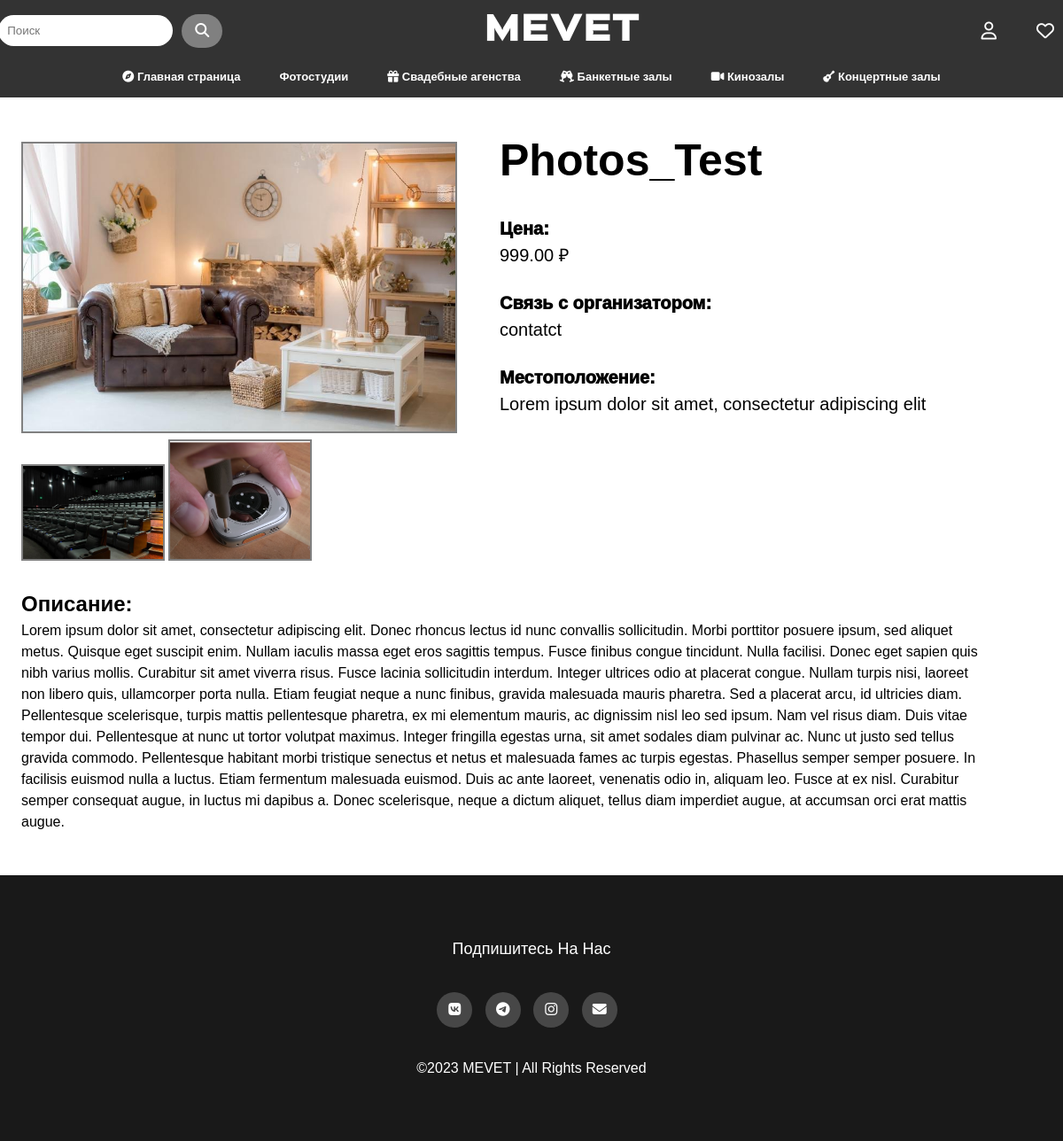
Page /kino/14/ on the committed database.
### rental_ads/models.py (models this page shows, shortened)
class Rental(models.Model):
    category = models.ForeignKey(Category, on_delete=models.CASCADE)
    title = models.CharField(max_length=200)
    description = models.TextField()
    address = models.CharField(max_length=200)
    price = models.DecimalField(max_digits=10, decimal_places=2)
    contact = models.CharField(max_length=100)
    created_at = models.DateTimeField(auto_now_add=True)
    updated_at = models.DateTimeField(auto_now=True)
    main_image = models.ImageField(upload_to=rental_main_image_upload_path, blank=True, null=True)
    user = models.ForeignKey(settings.AUTH_USER_MODEL, on_delete=models.CASCADE, default=1)
    views_count = models.IntegerField(default=0)
    class Meta:
        verbose_name = "Rental"
        verbose_name_plural = "Rentals"

class RentalImage(models.Model):
    rental = models.ForeignKey(Rental, related_name='images', on_delete=models.CASCADE)
    image = models.ImageField(upload_to=rental_image_upload_path, blank=True, null=True)
    class Meta:
        verbose_name = "Rental Image"
        verbose_name_plural = "Rental Images"

### rental_ads/views.py (the view)
# urls.py: path('<str:category_name>/<int:rental_id>/', views.rental_detail, name='rental_detail'),
def rental_detail(request, category_name, rental_id):
    rental = get_object_or_404(Rental, id=rental_id)
    images = rental.images.all()
    context = {'rental': rental, 'images': images}
    return render(request, 'rental_detail.html', context)

### rental_ads/templates/rental_detail.html (shortened to what this page needs)
{% extends "base.html" %}
{% load static %}
{% block content %}
<div class="Osn">
    <div class="oneP">
        {% if rental.main_image %}
        <img src="{{ rental.main_image.url }}" class="main_img_rental_detail">
        {% endif %}
        <div class="dynamic">
            {% for image in rental.images.all %}
            <img src="{{ image.image.url }}" class="rental_img_rental_detail">
            {% endfor %}
        </div>
    </div>
    <div class="twoP">
        <h1>{{ rental.title }}</h1>
        <br>
        <p class="spc">Цена:</p>
        <p>{{ rental.price }} ₽</p>
        <br>
        <p class="spc">Связь с организатором:</p>
        <p>{{ rental.contact }}</p>
        <br>
        <p class="spc">Местоположение:</p>
        <p>{{ rental.address }}</p>
        <br>
        <button class="add-to-favorites fa-regular fa-heart " style="font-size: 20px;"> Добавить в избранное</button>
    </div>
</div>
<div class="threeP">
    <h2>Описание:</h2>
    <p>{{ rental.description }}</p>
</div>
{% endblock %}

### rental_ads/static/rental_ads/css/style_menu.css (style rules this page uses)
* { box-sizing: border-box; }
body { margin: 0; }

### rental_ads/static/rental_ads/css/style_footer.css (style rules this page uses)
body { line-height: 1.5; font-family: 'Century Gothic', sans-serif; }
* { margin:0; padding:0; box-sizing: border-box; }

### rental_ads/static/rental_ads/css/style_osnov.css (style rules this page uses)
.add-to-favorites { background-color: white; color: white; border-radius: 0.7em; padding: 3px; margin-left:1%; border: none; cursor: pointer; font-family: 'Century Gothic', sans-serif; transition: background-color 0.3s ease, transform 0.3s ease, color 0.3s ease; transform: translateY(100%); }
.Osn { margin: 2%; display: flex; width: 90%; }
.oneP { padding-top: 1.5%; width: 50%; }
.twoP { width: 50%; }
.twoP h1 { font-size: 50px; }
.twoP p { font-size: 20px; }
.threeP { margin: 2%; width: 90%; }
.main_img_rental_detail { cursor: pointer; border: solid 2px gray; width: 91.1%; transition:width 0.5s ease; }
.rental_img_rental_detail { cursor: pointer; border: solid 2px gray; width: 30%; transition:width 0.5s ease; }
.spc { font-weight: 1000; }

### rows in the picture
Rental: main_image (picture), title "Photos_Test", price "999.00", contact "contatct", address "Lorem ipsum dolor sit amet, consectetur adipiscing elit", description "Lorem ipsum dolor sit amet, consectetur adipiscing elit. Donec rhoncus lectus id nunc convallis sollicitudin. Morbi porttitor posuere ipsum, sed aliquet metus. Quisque eget suscipit enim. Nullam iaculis massa eget eros sagittis tempus. Fusce finibus congue tincidunt. Nulla facilisi. Donec eget sapien quis nibh varius mollis. Curabitur sit amet viverra risus. Fusce lacinia sollicitudin interdum. Integer ultrices odio at placerat congue. Nullam turpis nisi, laoreet non libero quis, ullamcorper porta nulla. Etiam feugiat neque a nunc finibus, gravida malesuada mauris pharetra. Sed a placerat arcu, id ultricies diam. Pellentesque scelerisque, turpis mattis pellentesque pharetra, ex mi elementum…"
RentalImage: image (picture)
RentalImage: image (picture)
